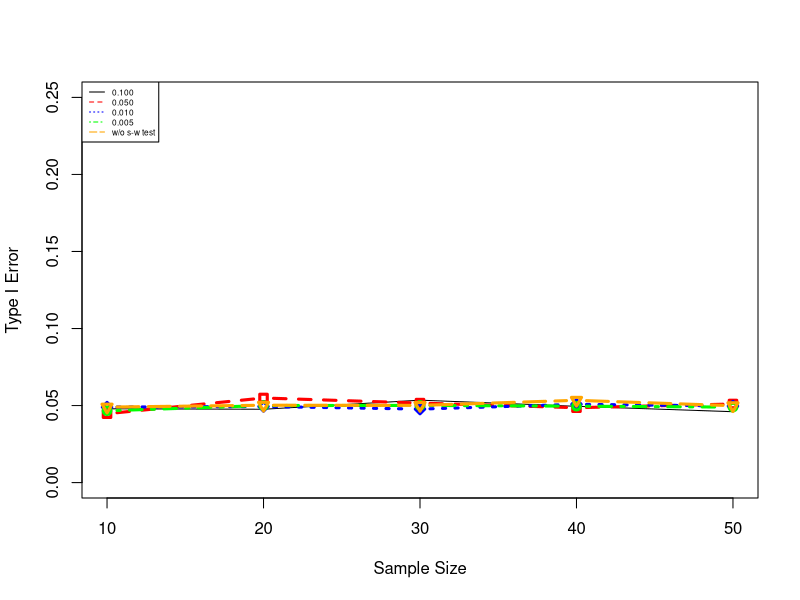

The R source for this figure:
set.seed(1)
alpha<-0.05
shapiro_alpha <- c(0.1,0.05,0.01, 0.005,0.00)
sample_size<-c(10,20,30,40,50)
pval<- numeric(length(shapiro_alpha)*length(sample_size))
pvalue<-array(pval, dim = c(length(sample_size), length((shapiro_alpha))),
                                        dimnames = list(sample_size,shapiro_alpha))
num_sim<-0
for(i in 1: length(sample_size)){
  n<-sample_size[i]
  for(j in 1: length(shapiro_alpha)){
    s.alpha<-shapiro_alpha[j]
    sample_passed<-0 
    reject_h0<-numeric(sample_passed)
    while (sample_passed<10000){
      x1<-rnorm(n,0,sd=1)
      x2<-rnorm(n,0,sd=1)
      if(shapiro.test(x1)$p.value>s.alpha & shapiro.test(x2)$p.value>s.alpha){
        pval<-t.test(x1,x2)$p.value
      }
      if(pval<alpha){
        reject_h0[sample_passed]<-1
      }
      else{ reject_h0[sample_passed]<-0}
      sample_passed<-sample_passed+1
      num_sim<-num_sim+1
    }
    pvalue[i,j]<-mean(reject_h0)
   
  }
  
}
pvalue
plot(sample_size,pvalue[,1], type = "l", pch=24,ylim = c(0.00,0.25), 
     ylab = "Type I Error", xlab = "Sample Size")
points(sample_size, pvalue[,2],type="b", pch=0,  lty=2, lwd=3,col="red")
points(sample_size, pvalue[,3],  type="b", pch=23,  lty=3, lwd=3,col="blue")
points(sample_size, pvalue[,4],  type="b", pch=21,  lty=4, lwd=3,col="green")
points(sample_size, pvalue[,5],  type="b", pch=25,  lty=5, lwd=3,col="orange")
legend("topleft", legend=c("0.100", "0.050", '0.010',"0.005","w/o s-w test"),
       col=c("black","red","blue", "green", "orange"), lty =c(1:5),cex = 0.5)

